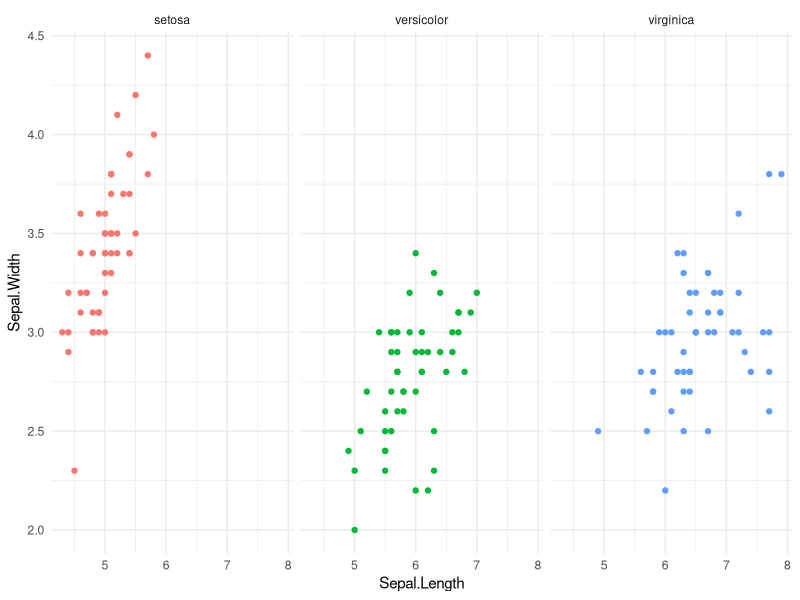
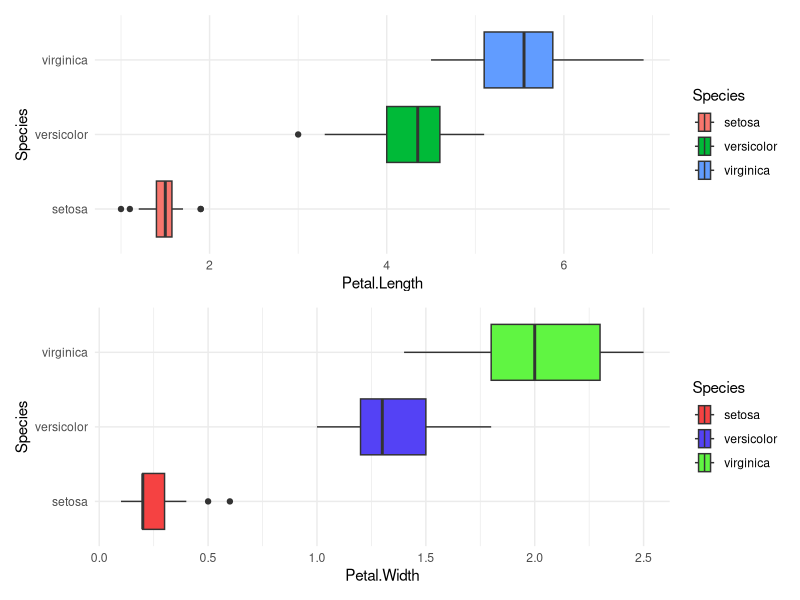
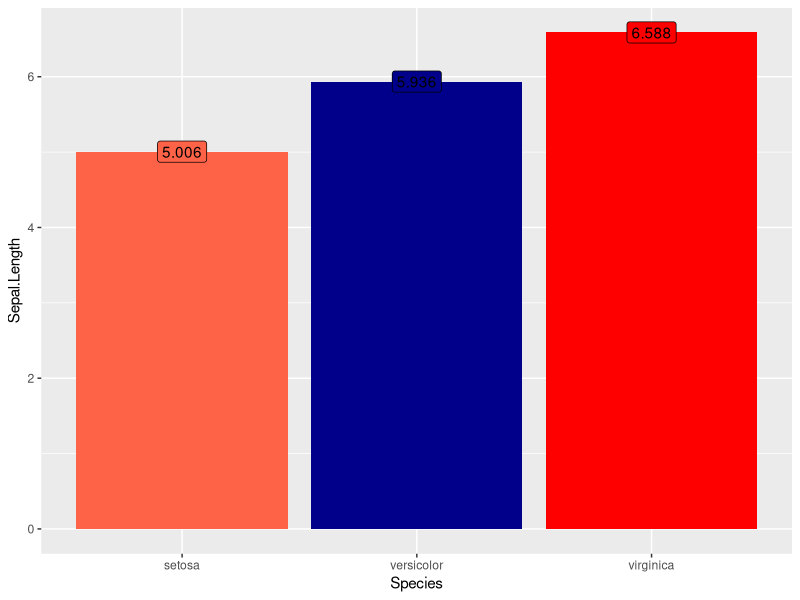

These charts were generated, in order, by the following R code:
## ---- chunk 1
library(tidyverse)

df <- iris
## ---- chunk 2
df %>% 
  count(Species) %>% knitr::kable()

## ---- chunk 3

df %>% 
  ggplot(aes(x = Sepal.Length, y = Sepal.Width, color = Species)) +
    geom_point(show.legend = FALSE) +
      facet_wrap(~Species) +
        theme_minimal()
## ---- chunk 4
library(patchwork)

g1 <- df %>% 
  ggplot(aes(x = Petal.Length, y = Species, fill = Species)) +
    geom_boxplot() +
      theme_minimal()

g2 <- df %>% 
  ggplot(aes(x = Petal.Width, y = Species, fill = Species)) +
    geom_boxplot() +
      theme_minimal() +
        scale_fill_manual(values = c("#f54242", "#5442f5", "#60f542"))

g1 / g2
## ---- chunk 5
df %>% 
  group_by(Species) %>% 
    summarise(
      across(
        .cols = c("Sepal.Length", "Sepal.Width", "Petal.Length", "Petal.Width"),
        .fns = mean,
        na.rm = TRUE
      )
    ) %>% 
  ggplot(aes(x = Species, y = Sepal.Length, fill = Species)) + 
    geom_col(show.legend = FALSE) +
      geom_label(aes(x = Species, y = Sepal.Length, label = Sepal.Length), show.legend = FALSE) +
        scale_fill_manual(values = c("tomato", "dark blue", "red"))


